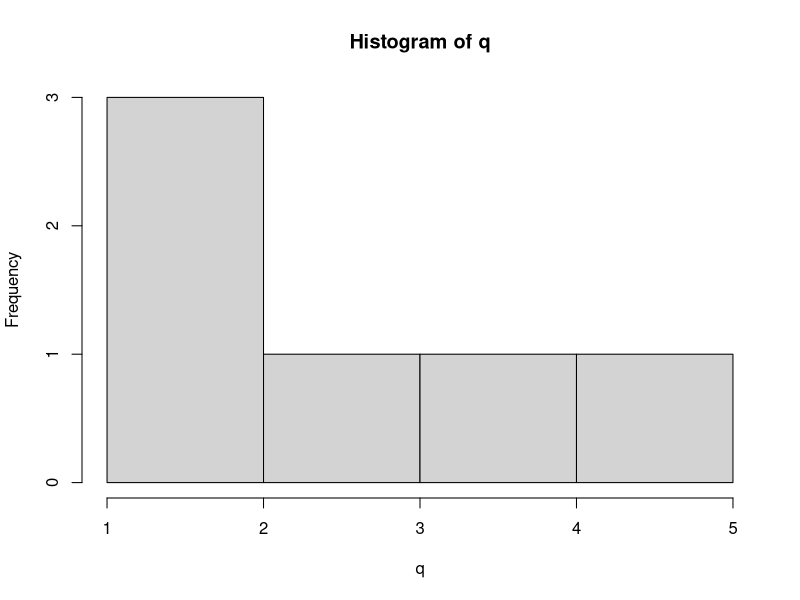

R code for this plot:
## Operators Logical 

# < means less than 
# <= means less than or equal to 
# >= means greater than or equal to 
# == means exactly equal 
# != means not equal to 
# x | y means or 
# x & y means and 

x<- c(1:10) # colon means "through" 
y<- x <= 5 #applies this statement to each of the numbers 
z<- as.numeric(y)
k<- z*x


# combine the code above 
l<- (x<=5)*x


### define twp vectors 
a<- c(1:10)
b<-c(5:14)


print(paste0("The Length of a is ", length(a)))
print((paste0("The Length of b is ", length(b))))
print(paste0("Are a and b the same length? ", length(a) == length(b)))


# there is a function called all(), it checks if output is all TRUE 
# any() checks to see if any are true 
all(a<b)
any(a<b) 

x<- c(10:1)
y<- c(-4:5)
x<y
any(x<y)
all(x<y)

q<- c("ski poles", "skis", "ski jacket", "ski jacket", "ski boots", "snowboard") #saves as chr, which means character 

#sqaure brackets allow you to access specific point in data. goes, rows then columns 
q[4]
q[4:6]
q[c(4:6)]

#can use this to find locations in the data, like where there is a profit

#factorization, we assign a key of numbers tp text/types of categorizes where repsones = unqiue values 
q<-as.factor(q)
print(q)

q<-as.numeric(as.factor(q))

#useful to tally an amount of respones, for a histogram 

hist(q)

c(One="1", Two="2", Three="3")

df<-data.frame(CL1=c(1:10), CL2=c(10:1), CL3=c(11:20))
df["CL1"]

# missing data 
# comes with NA 

v<-c(1,10, NA, 8.1, NA, 14, 10)

#check for missing data, you are really checking for NAs 
is.na(v)
any(is.na(v))
mean(v, na.rm = TRUE) #na.rm is option to remove NAs from data 

?mean

#arguments are the main inputs it's expecting, 
#value shows what it expects 
#examples usually exist at the bottom 
#see also shows new functions that are related 

#how to count number of missing values 

sum(is.na(v))

#installs package, and argument dependencies also installs anything it may use 
#install.packages("dplyr", dependencies = TRUE)
#install.packages("magrittr", dependencies = TRUE)

### advanced R coding "pipes" or "piping

#initialize vector x 

x<-c(0.109,0.359,0.63,0.993,0.515,0.142,0.017,0.829,0.907)
#logarithm of x, return suitability lagged, iterated differences, 
#compute the exponential function, round the results to 1 decimal
#round(exp(diff(log(x))),1)
round(exp(diff(log(x))),1)

library(magrittr) #will noramlly get warning, run it twice and will gp away
library(dplyr)

# piping operator  %>% 
#says take the output of what's on the left and send it into what's on the right

x %>% log() %>% diff() %>%  exp() %>% round(1)

